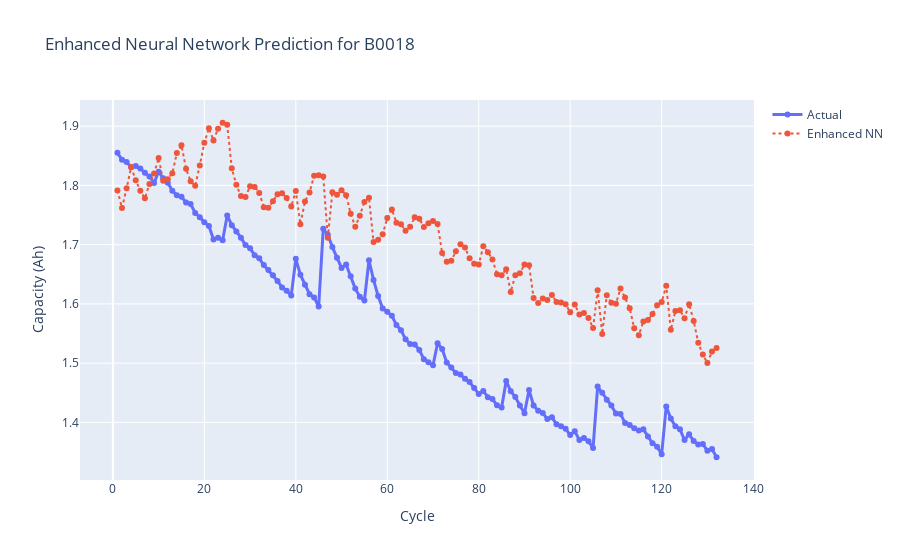

This figure's notebook cell:
### Markdown cell above
### 4.2 Enhanced Feedforward Neural Network with Regularization
We develop a sophisticated neural architecture incorporating batch normalization, dropout regularization, L1/L2 penalties, and learning rate scheduling. These techniques combat overfitting and improve generalization to unseen batteries.

### Code cell
# Enhanced feature set for neural network
enhanced_features = [
    'id_cycle', 'charge_time_s', 'mean_voltage', 'mean_current', 'mean_temperature',
    'cumulative_hours', 'capacity_fade_rate', 'cumulative_fade',
    'capacity_rolling_mean', 'capacity_rolling_std',
    'mean_voltage_rolling_mean', 'mean_temperature_rolling_mean',
    'id_cycle_squared', 'cycle_temp_interaction', 'normalized_cycle'
]

# Prepare data with enhanced features
train_batteries = list(battery_summaries.keys())
validation_battery = train_batteries.pop()  # Hold out one battery

train_data = pd.concat([battery_summaries[b] for b in train_batteries])
X_train = train_data[enhanced_features].fillna(0)
y_train = train_data['capacity']

X_val = battery_summaries[validation_battery][enhanced_features].fillna(0)
y_val = battery_summaries[validation_battery]['capacity']

# Feature scaling for improved convergence
scaler = StandardScaler()
X_train_scaled = scaler.fit_transform(X_train)
X_val_scaled = scaler.transform(X_val)

print(f"Training samples: {len(X_train)}, Validation samples: {len(X_val)}")
print(f"Number of features: {X_train_scaled.shape[1]}")

# Enhanced neural network with regularization
def build_enhanced_nn(input_dim, l2_reg=0.001):
    """
    Build enhanced neural network with:
    - Batch normalization for internal covariate shift
    - Dropout for regularization
    - L2 regularization for weight decay
    - Residual connections for gradient flow
    """
    inputs = Input(shape=(input_dim,))
    
    # First block with residual connection
    x = Dense(128, activation='relu', kernel_regularizer=regularizers.l2(l2_reg))(inputs)
    x = BatchNormalization()(x)
    x = Dropout(0.3)(x)
    
    # Second block
    x = Dense(64, activation='relu', kernel_regularizer=regularizers.l2(l2_reg))(x)
    x = BatchNormalization()(x)
    x = Dropout(0.2)(x)
    
    # Third block
    x = Dense(32, activation='relu', kernel_regularizer=regularizers.l2(l2_reg))(x)
    x = BatchNormalization()(x)
    x = Dropout(0.1)(x)
    
    # Output layer
    outputs = Dense(1)(x)
    
    model = Model(inputs=inputs, outputs=outputs)
    return model

# Build and compile model
model_nn = build_enhanced_nn(X_train_scaled.shape[1])
model_nn.compile(
    optimizer=tf.keras.optimizers.Adam(learning_rate=0.001, clipnorm=1.0),
    loss='mse',
    metrics=['mae']
)

# Advanced callbacks
callbacks = [
    EarlyStopping(monitor='val_loss', patience=10, restore_best_weights=True, verbose=1),
    ReduceLROnPlateau(monitor='val_loss', factor=0.5, patience=5, min_lr=1e-6, verbose=1)
]

print("\nTraining enhanced neural network...")
print("Architecture: 128→BN→Dropout(0.3) → 64→BN→Dropout(0.2) → 32→BN→Dropout(0.1) → 1")
print("Regularization: L2 weight decay, Batch Normalization, Dropout")
print("Optimization: Adam with gradient clipping, Learning rate scheduling\n")

# Train model
history = model_nn.fit(
    X_train_scaled, y_train,
    epochs=100,
    batch_size=32,
    validation_split=0.2,
    callbacks=callbacks,
    verbose=0
)

# Predict
y_pred_nn = model_nn.predict(X_val_scaled, verbose=0).flatten()

# Plot predictions
fig_nn = go.Figure()
fig_nn.add_trace(go.Scatter(
    x=battery_summaries[validation_battery]['id_cycle'], 
    y=y_val, 
    mode='lines+markers', 
    name='Actual',
    line=dict(width=3)
))
fig_nn.add_trace(go.Scatter(
    x=battery_summaries[validation_battery]['id_cycle'], 
    y=y_pred_nn, 
    mode='lines+markers', 
    name='Enhanced NN',
    line=dict(dash='dot', width=2)
))
fig_nn.update_layout(
    title=f'Enhanced Neural Network Prediction for {validation_battery}',
    xaxis_title='Cycle',
    yaxis_title='Capacity (Ah)',
    hovermode='x unified'
)
fig_nn

### Figure 1 — Plotly figure (JSON) as saved in the notebook; plotly's stock layout.template omitted (floating-point values rounded to 4 significant figures; data arrays with more than 128 entries replaced by an {"elided": "..."} marker saying what was removed)
{"data": [{"line": {"width": 3}, "mode": "lines+markers", "name": "Actual", "type": "scatter", "x": {"elided": "132 int values"}, "y": {"elided": "132 float values"}}, {"line": {"dash": "dot", "width": 2}, "mode": "lines+markers", "name": "Enhanced NN", "type": "scatter", "x": {"elided": "132 int values"}, "y": {"elided": "132 float values"}}], "layout": {"hovermode": "x unified", "title": {"text": "Enhanced Neural Network Prediction for B0018"}, "xaxis": {"title": {"text": "Cycle"}}, "yaxis": {"title": {"text": "Capacity (Ah)"}}}}
